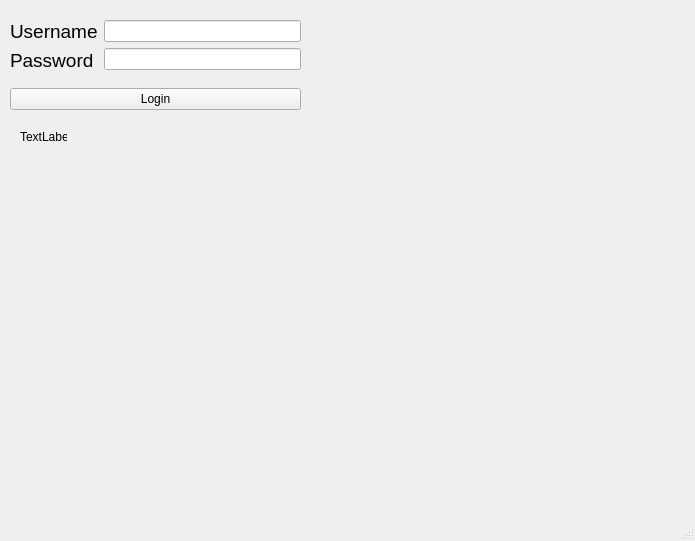
<?xml version="1.0" encoding="UTF-8"?>
<ui version="4.0">
 <class>MainWindow</class>
 <widget class="QMainWindow" name="MainWindow">
  <property name="geometry">
   <rect>
    <x>0</x>
    <y>0</y>
    <width>695</width>
    <height>541</height>
   </rect>
  </property>
  <property name="windowTitle">
   <string>MainWindow</string>
  </property>
  <widget class="QWidget" name="centralwidget">
   <widget class="QLabel" name="label">
    <property name="geometry">
     <rect>
      <x>20</x>
      <y>130</y>
      <width>47</width>
      <height>13</height>
     </rect>
    </property>
    <property name="text">
     <string>TextLabel</string>
    </property>
   </widget>
   <widget class="QWidget" name="">
    <property name="geometry">
     <rect>
      <x>10</x>
      <y>10</y>
      <width>291</width>
      <height>111</height>
     </rect>
    </property>
    <layout class="QVBoxLayout" name="verticalLayout_3">
     <item>
      <layout class="QHBoxLayout" name="horizontalLayout">
       <item>
        <layout class="QVBoxLayout" name="verticalLayout">
         <item>
          <widget class="QLabel" name="Username">
           <property name="font">
            <font>
             <pointsize>14</pointsize>
            </font>
           </property>
           <property name="text">
            <string>Username</string>
           </property>
          </widget>
         </item>
         <item>
          <widget class="QLabel" name="Password">
           <property name="font">
            <font>
             <pointsize>14</pointsize>
            </font>
           </property>
           <property name="text">
            <string>Password</string>
           </property>
          </widget>
         </item>
        </layout>
       </item>
       <item>
        <layout class="QVBoxLayout" name="verticalLayout_2">
         <item>
          <widget class="QLineEdit" name="lineEdit_Username"/>
         </item>
         <item>
          <widget class="QLineEdit" name="lineEdit_Password"/>
         </item>
        </layout>
       </item>
      </layout>
     </item>
     <item>
      <widget class="QPushButton" name="pushButton">
       <property name="text">
        <string>Login</string>
       </property>
      </widget>
     </item>
    </layout>
   </widget>
  </widget>
  <widget class="QMenuBar" name="menubar">
   <property name="geometry">
    <rect>
     <x>0</x>
     <y>0</y>
     <width>695</width>
     <height>20</height>
    </rect>
   </property>
  </widget>
  <widget class="QStatusBar" name="statusbar"/>
 </widget>
 <resources/>
 <connections/>
</ui>
